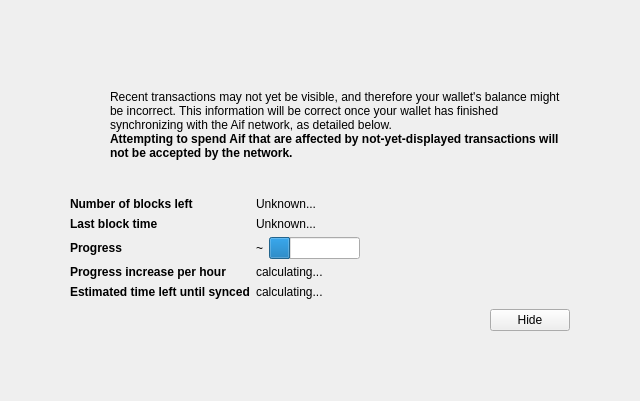
<?xml version="1.0" encoding="UTF-8"?>
<ui version="4.0">
 <class>ModalOverlay</class>
 <widget class="ModalOverlay" name="ModalOverlay">
  <property name="geometry">
   <rect>
    <x>0</x>
    <y>0</y>
    <width>640</width>
    <height>401</height>
   </rect>
  </property>
  <property name="windowTitle">
   <string>Form</string>
  </property>
  <layout class="QVBoxLayout" name="verticalLayout" stretch="0">
   <property name="sizeConstraint">
    <enum>QLayout::SetDefaultConstraint</enum>
   </property>
   <property name="leftMargin">
    <number>0</number>
   </property>
   <property name="topMargin">
    <number>0</number>
   </property>
   <property name="rightMargin">
    <number>0</number>
   </property>
   <property name="bottomMargin">
    <number>0</number>
   </property>
   <item>
    <widget class="QWidget" name="bgWidget" native="true">
     <property name="styleSheet">
      <string notr="true"/>
     </property>
     <layout class="QVBoxLayout" name="verticalLayoutMain" stretch="0">
      <property name="leftMargin">
       <number>60</number>
      </property>
      <property name="topMargin">
       <number>60</number>
      </property>
      <property name="rightMargin">
       <number>60</number>
      </property>
      <property name="bottomMargin">
       <number>60</number>
      </property>
      <item>
       <widget class="QWidget" name="contentWidget" native="true">
        <property name="styleSheet">
         <string notr="true"/>
        </property>
        <layout class="QVBoxLayout" name="verticalLayoutSub" stretch="1,0,0,0,0">
         <property name="spacing">
          <number>0</number>
         </property>
         <property name="leftMargin">
          <number>10</number>
         </property>
         <property name="topMargin">
          <number>10</number>
         </property>
         <property name="rightMargin">
          <number>10</number>
         </property>
         <property name="bottomMargin">
          <number>10</number>
         </property>
         <item>
          <layout class="QHBoxLayout" name="horizontalLayoutIconText" stretch="0,1">
           <property name="topMargin">
            <number>20</number>
           </property>
           <item>
            <layout class="QVBoxLayout" name="verticalLayoutIcon">
             <property name="leftMargin">
              <number>0</number>
             </property>
             <item>
              <widget class="QPushButton" name="warningIcon">
               <property name="enabled">
                <bool>false</bool>
               </property>
               <property name="text">
                <string/>
               </property>
               <property name="icon">
                <iconset>
                 <normaloff>:/icons/warning</normaloff>
                 <disabledoff>:/icons/warning</disabledoff>:/icons/warning</iconset>
               </property>
               <property name="iconSize">
                <size>
                 <width>48</width>
                 <height>48</height>
                </size>
               </property>
               <property name="flat">
                <bool>true</bool>
               </property>
              </widget>
             </item>
             <item>
              <spacer name="verticalSpacerWarningIcon">
               <property name="orientation">
                <enum>Qt::Vertical</enum>
               </property>
               <property name="sizeHint" stdset="0">
                <size>
                 <width>20</width>
                 <height>40</height>
                </size>
               </property>
              </spacer>
             </item>
            </layout>
           </item>
           <item>
            <layout class="QVBoxLayout" name="verticalLayoutInfoText">
             <property name="leftMargin">
              <number>0</number>
             </property>
             <property name="topMargin">
              <number>0</number>
             </property>
             <item>
              <widget class="QLabel" name="infoText">
               <property name="text">
                <string>Recent transactions may not yet be visible, and therefore your wallet's balance might be incorrect. This information will be correct once your wallet has finished synchronizing with the Aif network, as detailed below.</string>
               </property>
               <property name="textFormat">
                <enum>Qt::RichText</enum>
               </property>
               <property name="wordWrap">
                <bool>true</bool>
               </property>
              </widget>
             </item>
             <item>
              <widget class="QLabel" name="infoTextStrong">
               <property name="font">
                <font>
                 <weight>75</weight>
                 <bold>true</bold>
                </font>
               </property>
               <property name="text">
                <string>Attempting to spend Aif that are affected by not-yet-displayed transactions will not be accepted by the network.</string>
               </property>
               <property name="textFormat">
                <enum>Qt::RichText</enum>
               </property>
               <property name="wordWrap">
                <bool>true</bool>
               </property>
              </widget>
             </item>
             <item>
              <spacer name="verticalSpacerInTextSpace">
               <property name="orientation">
                <enum>Qt::Vertical</enum>
               </property>
               <property name="sizeHint" stdset="0">
                <size>
                 <width>20</width>
                 <height>40</height>
                </size>
               </property>
              </spacer>
             </item>
            </layout>
           </item>
          </layout>
         </item>
         <item>
          <spacer name="verticalSpacerAfterText">
           <property name="orientation">
            <enum>Qt::Vertical</enum>
           </property>
           <property name="sizeHint" stdset="0">
            <size>
             <width>20</width>
             <height>40</height>
            </size>
           </property>
          </spacer>
         </item>
         <item>
          <layout class="QFormLayout" name="formLayout">
           <property name="fieldGrowthPolicy">
            <enum>QFormLayout::FieldsStayAtSizeHint</enum>
           </property>
           <property name="horizontalSpacing">
            <number>6</number>
           </property>
           <property name="verticalSpacing">
            <number>6</number>
           </property>
           <property name="topMargin">
            <number>10</number>
           </property>
           <item row="0" column="0">
            <widget class="QLabel" name="labelNumberOfBlocksLeft">
             <property name="font">
              <font>
               <weight>75</weight>
               <bold>true</bold>
              </font>
             </property>
             <property name="text">
              <string>Number of blocks left</string>
             </property>
            </widget>
           </item>
           <item row="0" column="1">
            <widget class="QLabel" name="numberOfBlocksLeft">
             <property name="text">
              <string>Unknown...</string>
             </property>
            </widget>
           </item>
           <item row="1" column="0">
            <widget class="QLabel" name="labelLastBlockTime">
             <property name="font">
              <font>
               <weight>75</weight>
               <bold>true</bold>
              </font>
             </property>
             <property name="text">
              <string>Last block time</string>
             </property>
            </widget>
           </item>
           <item row="1" column="1">
            <widget class="QLabel" name="newestBlockDate">
             <property name="sizePolicy">
              <sizepolicy hsizetype="Maximum" vsizetype="Preferred">
               <horstretch>0</horstretch>
               <verstretch>0</verstretch>
              </sizepolicy>
             </property>
             <property name="text">
              <string>Unknown...</string>
             </property>
            </widget>
           </item>
           <item row="2" column="0">
            <widget class="QLabel" name="labelSyncDone">
             <property name="font">
              <font>
               <weight>75</weight>
               <bold>true</bold>
              </font>
             </property>
             <property name="text">
              <string>Progress</string>
             </property>
            </widget>
           </item>
           <item row="2" column="1">
            <layout class="QHBoxLayout" name="horizontalLayoutSync" stretch="0,1">
             <item>
              <widget class="QLabel" name="percentageProgress">
               <property name="text">
                <string notr="true">~</string>
               </property>
              </widget>
             </item>
             <item>
              <widget class="QProgressBar" name="progressBar">
               <property name="value">
                <number>24</number>
               </property>
               <property name="format">
                <string/>
               </property>
              </widget>
             </item>
            </layout>
           </item>
           <item row="4" column="0">
            <widget class="QLabel" name="labelProgressIncrease">
             <property name="font">
              <font>
               <weight>75</weight>
               <bold>true</bold>
              </font>
             </property>
             <property name="text">
              <string>Progress increase per hour</string>
             </property>
            </widget>
           </item>
           <item row="4" column="1">
            <widget class="QLabel" name="progressIncreasePerH">
             <property name="text">
              <string>calculating...</string>
             </property>
            </widget>
           </item>
           <item row="5" column="0">
            <widget class="QLabel" name="labelEstimatedTimeLeft">
             <property name="font">
              <font>
               <weight>75</weight>
               <bold>true</bold>
              </font>
             </property>
             <property name="text">
              <string>Estimated time left until synced</string>
             </property>
            </widget>
           </item>
           <item row="5" column="1">
            <widget class="QLabel" name="expectedTimeLeft">
             <property name="text">
              <string>calculating...</string>
             </property>
            </widget>
           </item>
          </layout>
         </item>
         <item>
          <layout class="QHBoxLayout" name="horizontalLayoutButtons">
           <property name="leftMargin">
            <number>10</number>
           </property>
           <property name="topMargin">
            <number>10</number>
           </property>
           <item>
            <spacer name="horizontalSpacer">
             <property name="orientation">
              <enum>Qt::Horizontal</enum>
             </property>
             <property name="sizeHint" stdset="0">
              <size>
               <width>40</width>
               <height>20</height>
              </size>
             </property>
            </spacer>
           </item>
           <item>
            <widget class="QPushButton" name="closeButton">
             <property name="text">
              <string>Hide</string>
             </property>
            </widget>
           </item>
          </layout>
         </item>
         <item>
          <layout class="QVBoxLayout" name="verticalLayout_2">
           <item>
            <spacer name="verticalSpacer">
             <property name="orientation">
              <enum>Qt::Vertical</enum>
             </property>
             <property name="sizeHint" stdset="0">
              <size>
               <width>20</width>
               <height>40</height>
              </size>
             </property>
            </spacer>
           </item>
          </layout>
         </item>
        </layout>
       </widget>
      </item>
     </layout>
    </widget>
   </item>
  </layout>
 </widget>
 <customwidgets>
  <customwidget>
   <class>ModalOverlay</class>
   <extends>QWidget</extends>
   <header>modaloverlay.h</header>
   <container>1</container>
  </customwidget>
 </customwidgets>
 <resources/>
 <connections/>
</ui>
